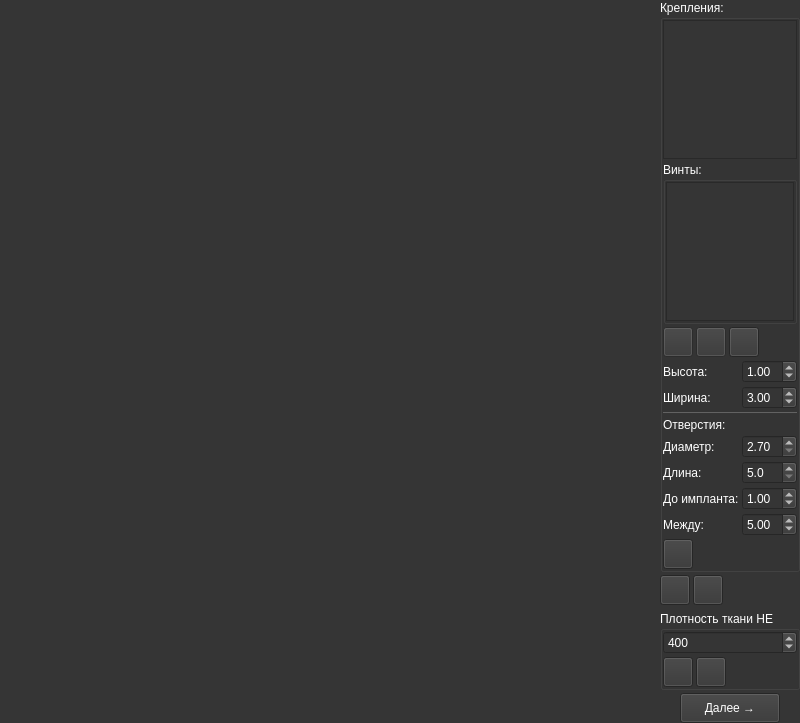
<?xml version="1.0" encoding="UTF-8"?>
<ui version="4.0">
 <class>Mounter</class>
 <widget class="QWidget" name="Mounter">
  <property name="geometry">
   <rect>
    <x>0</x>
    <y>0</y>
    <width>800</width>
    <height>723</height>
   </rect>
  </property>
  <property name="palette">
   <palette>
    <active>
     <colorrole role="WindowText">
      <brush brushstyle="SolidPattern">
       <color alpha="255">
        <red>255</red>
        <green>255</green>
        <blue>255</blue>
       </color>
      </brush>
     </colorrole>
     <colorrole role="Button">
      <brush brushstyle="SolidPattern">
       <color alpha="255">
        <red>53</red>
        <green>53</green>
        <blue>53</blue>
       </color>
      </brush>
     </colorrole>
     <colorrole role="Light">
      <brush brushstyle="SolidPattern">
       <color alpha="255">
        <red>53</red>
        <green>53</green>
        <blue>53</blue>
       </color>
      </brush>
     </colorrole>
     <colorrole role="Midlight">
      <brush brushstyle="SolidPattern">
       <color alpha="255">
        <red>53</red>
        <green>53</green>
        <blue>53</blue>
       </color>
      </brush>
     </colorrole>
     <colorrole role="Dark">
      <brush brushstyle="SolidPattern">
       <color alpha="255">
        <red>98</red>
        <green>98</green>
        <blue>98</blue>
       </color>
      </brush>
     </colorrole>
     <colorrole role="Mid">
      <brush brushstyle="SolidPattern">
       <color alpha="255">
        <red>154</red>
        <green>154</green>
        <blue>154</blue>
       </color>
      </brush>
     </colorrole>
     <colorrole role="Text">
      <brush brushstyle="SolidPattern">
       <color alpha="255">
        <red>255</red>
        <green>255</green>
        <blue>255</blue>
       </color>
      </brush>
     </colorrole>
     <colorrole role="BrightText">
      <brush brushstyle="SolidPattern">
       <color alpha="255">
        <red>255</red>
        <green>255</green>
        <blue>255</blue>
       </color>
      </brush>
     </colorrole>
     <colorrole role="ButtonText">
      <brush brushstyle="SolidPattern">
       <color alpha="255">
        <red>255</red>
        <green>255</green>
        <blue>255</blue>
       </color>
      </brush>
     </colorrole>
     <colorrole role="Base">
      <brush brushstyle="SolidPattern">
       <color alpha="255">
        <red>53</red>
        <green>53</green>
        <blue>53</blue>
       </color>
      </brush>
     </colorrole>
     <colorrole role="Window">
      <brush brushstyle="SolidPattern">
       <color alpha="255">
        <red>53</red>
        <green>53</green>
        <blue>53</blue>
       </color>
      </brush>
     </colorrole>
     <colorrole role="Shadow">
      <brush brushstyle="SolidPattern">
       <color alpha="255">
        <red>53</red>
        <green>53</green>
        <blue>53</blue>
       </color>
      </brush>
     </colorrole>
     <colorrole role="Highlight">
      <brush brushstyle="SolidPattern">
       <color alpha="255">
        <red>98</red>
        <green>98</green>
        <blue>98</blue>
       </color>
      </brush>
     </colorrole>
     <colorrole role="HighlightedText">
      <brush brushstyle="SolidPattern">
       <color alpha="255">
        <red>255</red>
        <green>255</green>
        <blue>255</blue>
       </color>
      </brush>
     </colorrole>
     <colorrole role="Link">
      <brush brushstyle="SolidPattern">
       <color alpha="255">
        <red>53</red>
        <green>53</green>
        <blue>53</blue>
       </color>
      </brush>
     </colorrole>
     <colorrole role="LinkVisited">
      <brush brushstyle="SolidPattern">
       <color alpha="255">
        <red>53</red>
        <green>53</green>
        <blue>53</blue>
       </color>
      </brush>
     </colorrole>
     <colorrole role="AlternateBase">
      <brush brushstyle="SolidPattern">
       <color alpha="255">
        <red>53</red>
        <green>53</green>
        <blue>53</blue>
       </color>
      </brush>
     </colorrole>
     <colorrole role="ToolTipBase">
      <brush brushstyle="SolidPattern">
       <color alpha="255">
        <red>255</red>
        <green>255</green>
        <blue>255</blue>
       </color>
      </brush>
     </colorrole>
     <colorrole role="ToolTipText">
      <brush brushstyle="SolidPattern">
       <color alpha="255">
        <red>255</red>
        <green>255</green>
        <blue>255</blue>
       </color>
      </brush>
     </colorrole>
     <colorrole role="PlaceholderText">
      <brush brushstyle="SolidPattern">
       <color alpha="128">
        <red>98</red>
        <green>98</green>
        <blue>98</blue>
       </color>
      </brush>
     </colorrole>
    </active>
    <inactive>
     <colorrole role="WindowText">
      <brush brushstyle="SolidPattern">
       <color alpha="255">
        <red>255</red>
        <green>255</green>
        <blue>255</blue>
       </color>
      </brush>
     </colorrole>
     <colorrole role="Button">
      <brush brushstyle="SolidPattern">
       <color alpha="255">
        <red>53</red>
        <green>53</green>
        <blue>53</blue>
       </color>
      </brush>
     </colorrole>
     <colorrole role="Light">
      <brush brushstyle="SolidPattern">
       <color alpha="255">
        <red>53</red>
        <green>53</green>
        <blue>53</blue>
       </color>
      </brush>
     </colorrole>
     <colorrole role="Midlight">
      <brush brushstyle="SolidPattern">
       <color alpha="255">
        <red>53</red>
        <green>53</green>
        <blue>53</blue>
       </color>
      </brush>
     </colorrole>
     <colorrole role="Dark">
      <brush brushstyle="SolidPattern">
       <color alpha="255">
        <red>98</red>
        <green>98</green>
        <blue>98</blue>
       </color>
      </brush>
     </colorrole>
     <colorrole role="Mid">
      <brush brushstyle="SolidPattern">
       <color alpha="255">
        <red>154</red>
        <green>154</green>
        <blue>154</blue>
       </color>
      </brush>
     </colorrole>
     <colorrole role="Text">
      <brush brushstyle="SolidPattern">
       <color alpha="255">
        <red>255</red>
        <green>255</green>
        <blue>255</blue>
       </color>
      </brush>
     </colorrole>
     <colorrole role="BrightText">
      <brush brushstyle="SolidPattern">
       <color alpha="255">
        <red>255</red>
        <green>255</green>
        <blue>255</blue>
       </color>
      </brush>
     </colorrole>
     <colorrole role="ButtonText">
      <brush brushstyle="SolidPattern">
       <color alpha="255">
        <red>255</red>
        <green>255</green>
        <blue>255</blue>
       </color>
      </brush>
     </colorrole>
     <colorrole role="Base">
      <brush brushstyle="SolidPattern">
       <color alpha="255">
        <red>53</red>
        <green>53</green>
        <blue>53</blue>
       </color>
      </brush>
     </colorrole>
     <colorrole role="Window">
      <brush brushstyle="SolidPattern">
       <color alpha="255">
        <red>53</red>
        <green>53</green>
        <blue>53</blue>
       </color>
      </brush>
     </colorrole>
     <colorrole role="Shadow">
      <brush brushstyle="SolidPattern">
       <color alpha="255">
        <red>53</red>
        <green>53</green>
        <blue>53</blue>
       </color>
      </brush>
     </colorrole>
     <colorrole role="Highlight">
      <brush brushstyle="SolidPattern">
       <color alpha="255">
        <red>98</red>
        <green>98</green>
        <blue>98</blue>
       </color>
      </brush>
     </colorrole>
     <colorrole role="HighlightedText">
      <brush brushstyle="SolidPattern">
       <color alpha="255">
        <red>255</red>
        <green>255</green>
        <blue>255</blue>
       </color>
      </brush>
     </colorrole>
     <colorrole role="Link">
      <brush brushstyle="SolidPattern">
       <color alpha="255">
        <red>53</red>
        <green>53</green>
        <blue>53</blue>
       </color>
      </brush>
     </colorrole>
     <colorrole role="LinkVisited">
      <brush brushstyle="SolidPattern">
       <color alpha="255">
        <red>53</red>
        <green>53</green>
        <blue>53</blue>
       </color>
      </brush>
     </colorrole>
     <colorrole role="AlternateBase">
      <brush brushstyle="SolidPattern">
       <color alpha="255">
        <red>53</red>
        <green>53</green>
        <blue>53</blue>
       </color>
      </brush>
     </colorrole>
     <colorrole role="ToolTipBase">
      <brush brushstyle="SolidPattern">
       <color alpha="255">
        <red>255</red>
        <green>255</green>
        <blue>220</blue>
       </color>
      </brush>
     </colorrole>
     <colorrole role="ToolTipText">
      <brush brushstyle="SolidPattern">
       <color alpha="255">
        <red>255</red>
        <green>255</green>
        <blue>255</blue>
       </color>
      </brush>
     </colorrole>
     <colorrole role="PlaceholderText">
      <brush brushstyle="SolidPattern">
       <color alpha="128">
        <red>98</red>
        <green>98</green>
        <blue>98</blue>
       </color>
      </brush>
     </colorrole>
    </inactive>
    <disabled>
     <colorrole role="WindowText">
      <brush brushstyle="SolidPattern">
       <color alpha="255">
        <red>255</red>
        <green>255</green>
        <blue>255</blue>
       </color>
      </brush>
     </colorrole>
     <colorrole role="Button">
      <brush brushstyle="SolidPattern">
       <color alpha="255">
        <red>53</red>
        <green>53</green>
        <blue>53</blue>
       </color>
      </brush>
     </colorrole>
     <colorrole role="Light">
      <brush brushstyle="SolidPattern">
       <color alpha="255">
        <red>53</red>
        <green>53</green>
        <blue>53</blue>
       </color>
      </brush>
     </colorrole>
     <colorrole role="Midlight">
      <brush brushstyle="SolidPattern">
       <color alpha="255">
        <red>53</red>
        <green>53</green>
        <blue>53</blue>
       </color>
      </brush>
     </colorrole>
     <colorrole role="Dark">
      <brush brushstyle="SolidPattern">
       <color alpha="255">
        <red>98</red>
        <green>98</green>
        <blue>98</blue>
       </color>
      </brush>
     </colorrole>
     <colorrole role="Mid">
      <brush brushstyle="SolidPattern">
       <color alpha="255">
        <red>154</red>
        <green>154</green>
        <blue>154</blue>
       </color>
      </brush>
     </colorrole>
     <colorrole role="Text">
      <brush brushstyle="SolidPattern">
       <color alpha="255">
        <red>255</red>
        <green>255</green>
        <blue>255</blue>
       </color>
      </brush>
     </colorrole>
     <colorrole role="BrightText">
      <brush brushstyle="SolidPattern">
       <color alpha="255">
        <red>255</red>
        <green>255</green>
        <blue>255</blue>
       </color>
      </brush>
     </colorrole>
     <colorrole role="ButtonText">
      <brush brushstyle="SolidPattern">
       <color alpha="255">
        <red>255</red>
        <green>255</green>
        <blue>255</blue>
       </color>
      </brush>
     </colorrole>
     <colorrole role="Base">
      <brush brushstyle="SolidPattern">
       <color alpha="255">
        <red>53</red>
        <green>53</green>
        <blue>53</blue>
       </color>
      </brush>
     </colorrole>
     <colorrole role="Window">
      <brush brushstyle="SolidPattern">
       <color alpha="255">
        <red>53</red>
        <green>53</green>
        <blue>53</blue>
       </color>
      </brush>
     </colorrole>
     <colorrole role="Shadow">
      <brush brushstyle="SolidPattern">
       <color alpha="255">
        <red>53</red>
        <green>53</green>
        <blue>53</blue>
       </color>
      </brush>
     </colorrole>
     <colorrole role="Highlight">
      <brush brushstyle="SolidPattern">
       <color alpha="255">
        <red>98</red>
        <green>98</green>
        <blue>98</blue>
       </color>
      </brush>
     </colorrole>
     <colorrole role="HighlightedText">
      <brush brushstyle="SolidPattern">
       <color alpha="255">
        <red>255</red>
        <green>255</green>
        <blue>255</blue>
       </color>
      </brush>
     </colorrole>
     <colorrole role="Link">
      <brush brushstyle="SolidPattern">
       <color alpha="255">
        <red>53</red>
        <green>53</green>
        <blue>53</blue>
       </color>
      </brush>
     </colorrole>
     <colorrole role="LinkVisited">
      <brush brushstyle="SolidPattern">
       <color alpha="255">
        <red>53</red>
        <green>53</green>
        <blue>53</blue>
       </color>
      </brush>
     </colorrole>
     <colorrole role="AlternateBase">
      <brush brushstyle="SolidPattern">
       <color alpha="255">
        <red>53</red>
        <green>53</green>
        <blue>53</blue>
       </color>
      </brush>
     </colorrole>
     <colorrole role="ToolTipBase">
      <brush brushstyle="SolidPattern">
       <color alpha="255">
        <red>255</red>
        <green>255</green>
        <blue>220</blue>
       </color>
      </brush>
     </colorrole>
     <colorrole role="ToolTipText">
      <brush brushstyle="SolidPattern">
       <color alpha="255">
        <red>255</red>
        <green>255</green>
        <blue>255</blue>
       </color>
      </brush>
     </colorrole>
     <colorrole role="PlaceholderText">
      <brush brushstyle="SolidPattern">
       <color alpha="128">
        <red>98</red>
        <green>98</green>
        <blue>98</blue>
       </color>
      </brush>
     </colorrole>
    </disabled>
   </palette>
  </property>
  <property name="windowTitle">
   <string>Form</string>
  </property>
  <layout class="QHBoxLayout" name="horizontalLayout">
   <property name="spacing">
    <number>3</number>
   </property>
   <property name="leftMargin">
    <number>0</number>
   </property>
   <property name="topMargin">
    <number>0</number>
   </property>
   <property name="rightMargin">
    <number>0</number>
   </property>
   <property name="bottomMargin">
    <number>0</number>
   </property>
   <item>
    <widget class="Look" name="look" native="true"/>
   </item>
   <item>
    <widget class="QWidget" name="widget_2" native="true">
     <layout class="QHBoxLayout" name="layout">
      <property name="spacing">
       <number>3</number>
      </property>
      <property name="leftMargin">
       <number>0</number>
      </property>
      <property name="topMargin">
       <number>0</number>
      </property>
      <property name="rightMargin">
       <number>0</number>
      </property>
      <property name="bottomMargin">
       <number>0</number>
      </property>
     </layout>
    </widget>
   </item>
   <item>
    <widget class="QWidget" name="widget" native="true">
     <property name="sizePolicy">
      <sizepolicy hsizetype="Maximum" vsizetype="Preferred">
       <horstretch>0</horstretch>
       <verstretch>0</verstretch>
      </sizepolicy>
     </property>
     <property name="minimumSize">
      <size>
       <width>140</width>
       <height>0</height>
      </size>
     </property>
     <property name="maximumSize">
      <size>
       <width>140</width>
       <height>16777215</height>
      </size>
     </property>
     <layout class="QVBoxLayout" name="verticalLayout">
      <property name="spacing">
       <number>3</number>
      </property>
      <property name="leftMargin">
       <number>0</number>
      </property>
      <property name="topMargin">
       <number>0</number>
      </property>
      <property name="rightMargin">
       <number>0</number>
      </property>
      <property name="bottomMargin">
       <number>0</number>
      </property>
      <item>
       <widget class="QGroupBox" name="groupBox">
        <property name="title">
         <string>Крепления:</string>
        </property>
        <layout class="QVBoxLayout" name="verticalLayout_2">
         <property name="spacing">
          <number>3</number>
         </property>
         <property name="leftMargin">
          <number>0</number>
         </property>
         <property name="topMargin">
          <number>0</number>
         </property>
         <property name="rightMargin">
          <number>0</number>
         </property>
         <property name="bottomMargin">
          <number>0</number>
         </property>
         <item>
          <widget class="QListWidget" name="listWidget"/>
         </item>
         <item>
          <widget class="QGroupBox" name="groupBox_3">
           <property name="title">
            <string>Винты:</string>
           </property>
           <layout class="QVBoxLayout" name="verticalLayout_5">
            <property name="spacing">
             <number>3</number>
            </property>
            <property name="leftMargin">
             <number>0</number>
            </property>
            <property name="topMargin">
             <number>0</number>
            </property>
            <property name="rightMargin">
             <number>0</number>
            </property>
            <property name="bottomMargin">
             <number>0</number>
            </property>
            <item>
             <widget class="QListWidget" name="listWidgetCyl"/>
            </item>
           </layout>
          </widget>
         </item>
         <item>
          <layout class="QHBoxLayout" name="horizontalLayout_2">
           <item>
            <widget class="QPushButton" name="pbCylDelete">
             <property name="enabled">
              <bool>false</bool>
             </property>
             <property name="minimumSize">
              <size>
               <width>30</width>
               <height>30</height>
              </size>
             </property>
             <property name="maximumSize">
              <size>
               <width>30</width>
               <height>30</height>
              </size>
             </property>
             <property name="toolTip">
              <string>&lt;html&gt;&lt;head/&gt;&lt;body&gt;&lt;p&gt;Удалить винт&lt;/p&gt;&lt;/body&gt;&lt;/html&gt;</string>
             </property>
             <property name="text">
              <string/>
             </property>
             <property name="icon">
              <iconset resource="../resources.qrc">
               <normaloff>:/icons/mounter/удалить винт ОТСУТСТВУЕТ.png</normaloff>:/icons/mounter/удалить винт ОТСУТСТВУЕТ.png</iconset>
             </property>
             <property name="iconSize">
              <size>
               <width>24</width>
               <height>24</height>
              </size>
             </property>
            </widget>
           </item>
           <item>
            <widget class="QPushButton" name="pbDelete">
             <property name="enabled">
              <bool>false</bool>
             </property>
             <property name="minimumSize">
              <size>
               <width>30</width>
               <height>30</height>
              </size>
             </property>
             <property name="maximumSize">
              <size>
               <width>30</width>
               <height>30</height>
              </size>
             </property>
             <property name="toolTip">
              <string>&lt;html&gt;&lt;head/&gt;&lt;body&gt;&lt;p&gt;Удалить крепление&lt;/p&gt;&lt;/body&gt;&lt;/html&gt;</string>
             </property>
             <property name="text">
              <string/>
             </property>
             <property name="icon">
              <iconset resource="../resources.qrc">
               <normaloff>:/icons/mounter/удалить крепление.png</normaloff>:/icons/mounter/удалить крепление.png</iconset>
             </property>
             <property name="iconSize">
              <size>
               <width>24</width>
               <height>24</height>
              </size>
             </property>
            </widget>
           </item>
           <item>
            <widget class="QPushButton" name="pbCreate">
             <property name="minimumSize">
              <size>
               <width>30</width>
               <height>30</height>
              </size>
             </property>
             <property name="maximumSize">
              <size>
               <width>30</width>
               <height>30</height>
              </size>
             </property>
             <property name="toolTip">
              <string>&lt;html&gt;&lt;head/&gt;&lt;body&gt;&lt;p&gt;Создать крепление&lt;/p&gt;&lt;/body&gt;&lt;/html&gt;</string>
             </property>
             <property name="text">
              <string/>
             </property>
             <property name="icon">
              <iconset resource="../resources.qrc">
               <normaloff>:/icons/mounter/создать крепление.png</normaloff>:/icons/mounter/создать крепление.png</iconset>
             </property>
             <property name="iconSize">
              <size>
               <width>24</width>
               <height>24</height>
              </size>
             </property>
             <property name="checkable">
              <bool>true</bool>
             </property>
            </widget>
           </item>
           <item>
            <spacer name="horizontalSpacer_3">
             <property name="orientation">
              <enum>Qt::Horizontal</enum>
             </property>
             <property name="sizeHint" stdset="0">
              <size>
               <width>40</width>
               <height>20</height>
              </size>
             </property>
            </spacer>
           </item>
          </layout>
         </item>
         <item>
          <widget class="QWidget" name="wCreate" native="true">
           <layout class="QFormLayout" name="formLayout">
            <property name="horizontalSpacing">
             <number>3</number>
            </property>
            <property name="verticalSpacing">
             <number>3</number>
            </property>
            <property name="leftMargin">
             <number>0</number>
            </property>
            <property name="topMargin">
             <number>0</number>
            </property>
            <property name="rightMargin">
             <number>0</number>
            </property>
            <property name="bottomMargin">
             <number>0</number>
            </property>
            <item row="0" column="0">
             <widget class="QLabel" name="label_2">
              <property name="text">
               <string>Высота:</string>
              </property>
             </widget>
            </item>
            <item row="0" column="1">
             <widget class="QDoubleSpinBox" name="dsbLength">
              <property name="singleStep">
               <double>0.100000000000000</double>
              </property>
              <property name="value">
               <double>1.000000000000000</double>
              </property>
             </widget>
            </item>
            <item row="1" column="0">
             <widget class="QLabel" name="label">
              <property name="text">
               <string>Ширина:</string>
              </property>
             </widget>
            </item>
            <item row="1" column="1">
             <widget class="QDoubleSpinBox" name="dsbWidth">
              <property name="singleStep">
               <double>0.100000000000000</double>
              </property>
              <property name="value">
               <double>3.000000000000000</double>
              </property>
             </widget>
            </item>
            <item row="2" column="0" colspan="2">
             <widget class="Line" name="line">
              <property name="orientation">
               <enum>Qt::Horizontal</enum>
              </property>
             </widget>
            </item>
            <item row="3" column="0">
             <widget class="QLabel" name="label_3">
              <property name="text">
               <string>Отверстия:</string>
              </property>
             </widget>
            </item>
            <item row="4" column="0">
             <widget class="QLabel" name="label_7">
              <property name="text">
               <string>Диаметр:</string>
              </property>
             </widget>
            </item>
            <item row="4" column="1">
             <widget class="QDoubleSpinBox" name="dsbDiameter">
              <property name="minimum">
               <double>2.700000000000000</double>
              </property>
              <property name="maximum">
               <double>7.000000000000000</double>
              </property>
              <property name="singleStep">
               <double>0.100000000000000</double>
              </property>
              <property name="value">
               <double>2.700000000000000</double>
              </property>
             </widget>
            </item>
            <item row="5" column="0">
             <widget class="QLabel" name="label_8">
              <property name="text">
               <string>Длина:</string>
              </property>
             </widget>
            </item>
            <item row="5" column="1">
             <widget class="QDoubleSpinBox" name="dsbLength_2">
              <property name="decimals">
               <number>1</number>
              </property>
              <property name="minimum">
               <double>5.000000000000000</double>
              </property>
              <property name="singleStep">
               <double>5.000000000000000</double>
              </property>
              <property name="value">
               <double>5.000000000000000</double>
              </property>
             </widget>
            </item>
            <item row="6" column="0">
             <widget class="QLabel" name="label_5">
              <property name="text">
               <string>До импланта:</string>
              </property>
             </widget>
            </item>
            <item row="6" column="1">
             <widget class="QDoubleSpinBox" name="dsbMaximumDistance">
              <property name="singleStep">
               <double>0.100000000000000</double>
              </property>
              <property name="value">
               <double>1.000000000000000</double>
              </property>
             </widget>
            </item>
            <item row="7" column="0">
             <widget class="QLabel" name="label_6">
              <property name="toolTip">
               <string>&lt;html&gt;&lt;head/&gt;&lt;body&gt;&lt;p&gt;Между отверстиями&lt;/p&gt;&lt;/body&gt;&lt;/html&gt;</string>
              </property>
              <property name="text">
               <string>Между:</string>
              </property>
             </widget>
            </item>
            <item row="7" column="1">
             <widget class="QDoubleSpinBox" name="dsbMinimumStep">
              <property name="singleStep">
               <double>0.100000000000000</double>
              </property>
              <property name="value">
               <double>5.000000000000000</double>
              </property>
             </widget>
            </item>
            <item row="8" column="0" colspan="2">
             <widget class="QPushButton" name="pbSave">
              <property name="minimumSize">
               <size>
                <width>30</width>
                <height>30</height>
               </size>
              </property>
              <property name="maximumSize">
               <size>
                <width>30</width>
                <height>30</height>
               </size>
              </property>
              <property name="toolTip">
               <string>&lt;html&gt;&lt;head/&gt;&lt;body&gt;&lt;p&gt;Сохранить&lt;/p&gt;&lt;/body&gt;&lt;/html&gt;</string>
              </property>
              <property name="text">
               <string/>
              </property>
              <property name="icon">
               <iconset resource="../resources.qrc">
                <normaloff>:/icons/meshtools/сохранить.png</normaloff>:/icons/meshtools/сохранить.png</iconset>
              </property>
              <property name="iconSize">
               <size>
                <width>24</width>
                <height>24</height>
               </size>
              </property>
              <property name="shortcut">
               <string>Space</string>
              </property>
             </widget>
            </item>
           </layout>
          </widget>
         </item>
        </layout>
       </widget>
      </item>
      <item>
       <layout class="QHBoxLayout" name="horizontalLayout_3">
        <item>
         <widget class="QPushButton" name="pbLoadApply">
          <property name="minimumSize">
           <size>
            <width>30</width>
            <height>30</height>
           </size>
          </property>
          <property name="maximumSize">
           <size>
            <width>30</width>
            <height>30</height>
           </size>
          </property>
          <property name="toolTip">
           <string>&lt;html&gt;&lt;head/&gt;&lt;body&gt;&lt;p&gt;Применить&lt;/p&gt;&lt;/body&gt;&lt;/html&gt;</string>
          </property>
          <property name="text">
           <string/>
          </property>
          <property name="icon">
           <iconset resource="../resources.qrc">
            <normaloff>:/icons/mounter/применить.png</normaloff>:/icons/mounter/применить.png</iconset>
          </property>
          <property name="iconSize">
           <size>
            <width>24</width>
            <height>24</height>
           </size>
          </property>
          <property name="shortcut">
           <string>Space</string>
          </property>
         </widget>
        </item>
        <item>
         <widget class="QPushButton" name="pbLoad">
          <property name="minimumSize">
           <size>
            <width>30</width>
            <height>30</height>
           </size>
          </property>
          <property name="maximumSize">
           <size>
            <width>30</width>
            <height>30</height>
           </size>
          </property>
          <property name="toolTip">
           <string>&lt;html&gt;&lt;head/&gt;&lt;body&gt;&lt;p&gt;Загрузить крепление&lt;/p&gt;&lt;/body&gt;&lt;/html&gt;</string>
          </property>
          <property name="text">
           <string/>
          </property>
          <property name="icon">
           <iconset resource="../resources.qrc">
            <normaloff>:/icons/mounter/загрузить крепление.png</normaloff>:/icons/mounter/загрузить крепление.png</iconset>
          </property>
          <property name="iconSize">
           <size>
            <width>24</width>
            <height>24</height>
           </size>
          </property>
          <property name="checkable">
           <bool>true</bool>
          </property>
         </widget>
        </item>
        <item>
         <spacer name="horizontalSpacer">
          <property name="orientation">
           <enum>Qt::Horizontal</enum>
          </property>
          <property name="sizeHint" stdset="0">
           <size>
            <width>40</width>
            <height>20</height>
           </size>
          </property>
         </spacer>
        </item>
       </layout>
      </item>
      <item>
       <widget class="QWidget" name="wLoad" native="true">
        <layout class="QVBoxLayout" name="verticalLayout_4">
         <property name="spacing">
          <number>3</number>
         </property>
         <property name="leftMargin">
          <number>0</number>
         </property>
         <property name="topMargin">
          <number>0</number>
         </property>
         <property name="rightMargin">
          <number>0</number>
         </property>
         <property name="bottomMargin">
          <number>0</number>
         </property>
        </layout>
       </widget>
      </item>
      <item>
       <widget class="QGroupBox" name="groupBox_2">
        <property name="title">
         <string>Плотность ткани HE</string>
        </property>
        <layout class="QVBoxLayout" name="verticalLayout_3">
         <property name="spacing">
          <number>3</number>
         </property>
         <property name="leftMargin">
          <number>0</number>
         </property>
         <property name="topMargin">
          <number>0</number>
         </property>
         <property name="rightMargin">
          <number>0</number>
         </property>
         <property name="bottomMargin">
          <number>0</number>
         </property>
         <item>
          <widget class="QSpinBox" name="spinBox">
           <property name="minimum">
            <number>-10000</number>
           </property>
           <property name="maximum">
            <number>10000</number>
           </property>
           <property name="value">
            <number>400</number>
           </property>
          </widget>
         </item>
         <item>
          <layout class="QHBoxLayout" name="horizontalLayout_4">
           <item>
            <widget class="QPushButton" name="pbApply">
             <property name="minimumSize">
              <size>
               <width>30</width>
               <height>30</height>
              </size>
             </property>
             <property name="maximumSize">
              <size>
               <width>30</width>
               <height>30</height>
              </size>
             </property>
             <property name="toolTip">
              <string>&lt;html&gt;&lt;head/&gt;&lt;body&gt;&lt;p&gt;Применить&lt;/p&gt;&lt;/body&gt;&lt;/html&gt;</string>
             </property>
             <property name="text">
              <string/>
             </property>
             <property name="icon">
              <iconset resource="../resources.qrc">
               <normaloff>:/icons/mounter/применить.png</normaloff>:/icons/mounter/применить.png</iconset>
             </property>
             <property name="iconSize">
              <size>
               <width>24</width>
               <height>24</height>
              </size>
             </property>
            </widget>
           </item>
           <item>
            <widget class="QPushButton" name="pbDelete2">
             <property name="minimumSize">
              <size>
               <width>30</width>
               <height>30</height>
              </size>
             </property>
             <property name="maximumSize">
              <size>
               <width>30</width>
               <height>30</height>
              </size>
             </property>
             <property name="toolTip">
              <string>&lt;html&gt;&lt;head/&gt;&lt;body&gt;&lt;p&gt;Удалить&lt;/p&gt;&lt;/body&gt;&lt;/html&gt;</string>
             </property>
             <property name="text">
              <string/>
             </property>
             <property name="icon">
              <iconset resource="../resources.qrc">
               <normaloff>:/icons/mounter/удалить.png</normaloff>:/icons/mounter/удалить.png</iconset>
             </property>
             <property name="iconSize">
              <size>
               <width>24</width>
               <height>24</height>
              </size>
             </property>
            </widget>
           </item>
           <item>
            <spacer name="horizontalSpacer_2">
             <property name="orientation">
              <enum>Qt::Horizontal</enum>
             </property>
             <property name="sizeHint" stdset="0">
              <size>
               <width>40</width>
               <height>20</height>
              </size>
             </property>
            </spacer>
           </item>
          </layout>
         </item>
        </layout>
       </widget>
      </item>
      <item>
       <spacer name="verticalSpacer">
        <property name="orientation">
         <enum>Qt::Vertical</enum>
        </property>
        <property name="sizeHint" stdset="0">
         <size>
          <width>20</width>
          <height>40</height>
         </size>
        </property>
       </spacer>
      </item>
      <item alignment="Qt::AlignHCenter">
       <widget class="QPushButton" name="pbNext">
        <property name="minimumSize">
         <size>
          <width>100</width>
          <height>30</height>
         </size>
        </property>
        <property name="maximumSize">
         <size>
          <width>100</width>
          <height>16777215</height>
         </size>
        </property>
        <property name="text">
         <string>Далее →</string>
        </property>
       </widget>
      </item>
     </layout>
    </widget>
   </item>
  </layout>
 </widget>
 <customwidgets>
  <customwidget>
   <class>Look</class>
   <extends>QWidget</extends>
   <header>..controllers.look.h</header>
   <container>1</container>
  </customwidget>
 </customwidgets>
 <resources>
  <include location="../resources.qrc"/>
 </resources>
 <connections/>
</ui>
